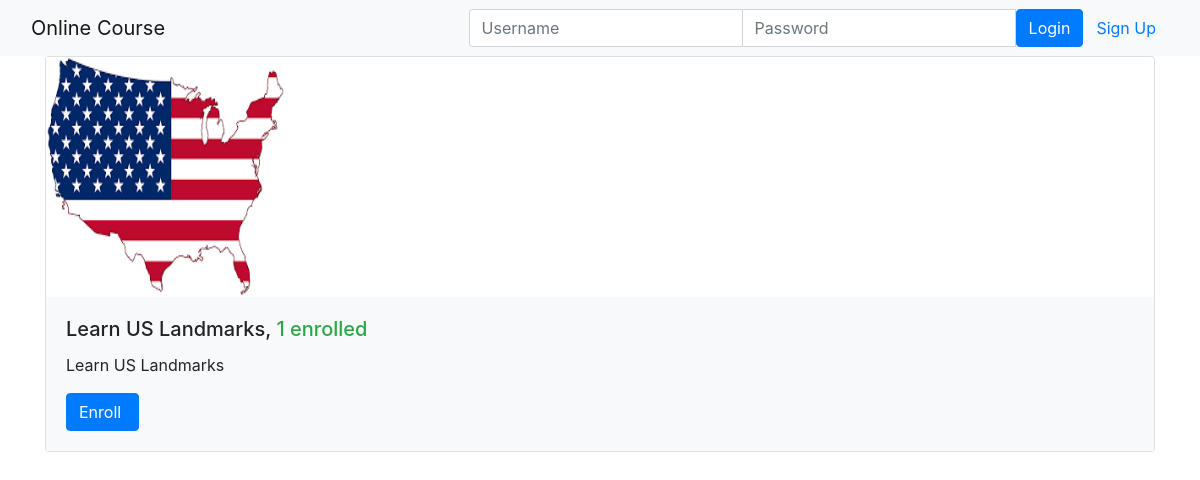
Page /onlinecourse/ on the earlier database version.
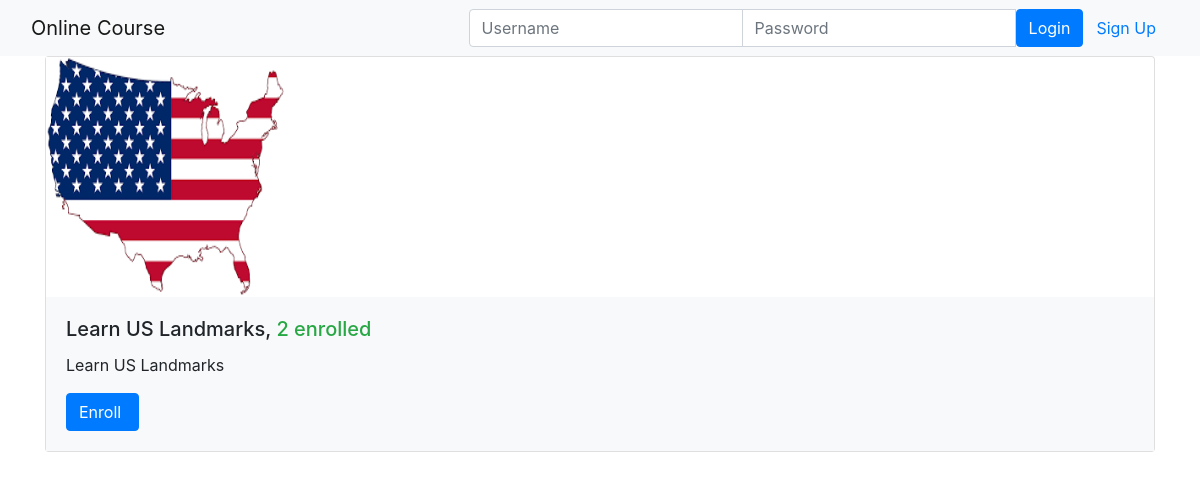
Same page on the later database version.
### onlinecourse/models.py (models this page shows, shortened)
class Course(models.Model):
    name = models.CharField(null=False, max_length=30, default='online course')
    image = models.ImageField(upload_to='course_images/')
    description = models.CharField(max_length=1000)
    pub_date = models.DateField(null=True)
    instructors = models.ManyToManyField(Instructor)
    users = models.ManyToManyField(settings.AUTH_USER_MODEL, through='Enrollment')
    total_enrollment = models.IntegerField(default=0)
    is_enrolled = False

### onlinecourse/views.py (the view)
class CourseListView(generic.ListView):
    template_name = 'onlinecourse/course_list_bootstrap.html'
    context_object_name = 'course_list'
    def get_queryset(self):
        user = self.request.user
        courses = Course.objects.order_by('-total_enrollment')[:10]
        for course in courses:
            if user.is_authenticated:
                course.is_enrolled = check_if_enrolled(user, course)
        return courses

### onlinecourse/templates/onlinecourse/course_list_bootstrap.html (shortened to what this page needs)
<!DOCTYPE html>
<html lang="en">
<head>
    {% load static %}
    <link rel="stylesheet" href="https://maxcdn.bootstrapcdn.com/bootstrap/4.5.2/css/bootstrap.min.css">
</head>
<body>
    <nav class="navbar navbar-light bg-light">
        <div class="container-fluid">
            <div class="navbar-header">
                  <a class="navbar-brand" href="#">Online Course</a>
            </div>
            <ul class="nav navbar-nav navbar-right">
                {% if user.is_authenticated %}
                <li>
                    <a class="btn btn-link" href="#">{{ user.first_name }}({{ user.username }})</a>
                    <a class="btn btn-link" href="{% url 'onlinecourse:logout' %}">Logout</a>
                </li>
                {% else %}
                <li>
                    <form class="form-inline" action="{% url 'onlinecourse:login' %}" method="post">
                        <div class="input-group">
                            <input type="text" class="form-control" placeholder="Username" name="username" >
                            <input type="password" class="form-control" placeholder="Password" name="psw" >
                            <button class="btn btn-primary" type="submit">Login</button>
                            <a class="btn btn-link" href="{% url 'onlinecourse:registration' %}">Sign Up</a>
                        </div>
                    </form>
                </li>
                {% endif %}
            </ul>
        </div>
    </nav>
    {% if course_list %}
        <div class="container">
            <div class="card-deck">
                {% for course in course_list %}
                         <div class="card" style="width: 36rem;">
                          <img class="card-img-left" src="{{MEDIA_URL}}/{{ course.image }}" width="240px" height="240px"
                               alt="Course image">
                          <div class="card-body bg-light">
                              <h5 class="card-title">{{ course.name }}, <span class="text-success">
                                  {{ course.total_enrollment}} enrolled</span></h5>
                            <p class="card-text">{{ course.description}}</p>
                            <form action="{% url 'onlinecourse:enroll' course.id %}" method="post">
                                  <input class="btn btn-primary"  type="submit"
                                         value="{% if course.is_enrolled %}Enter{% else %}Enroll{% endif %} ">
                            </form>
                          </div>
                        </div>
                {% endfor %}
            </div>
        </div>
    {% else %}
        <p>No courses are available.</p>
    {% endif %}
</body>
</html>

Differences in the rows shown:
changed Course "Learn US Landmarks": total_enrollment "1" → "2"
